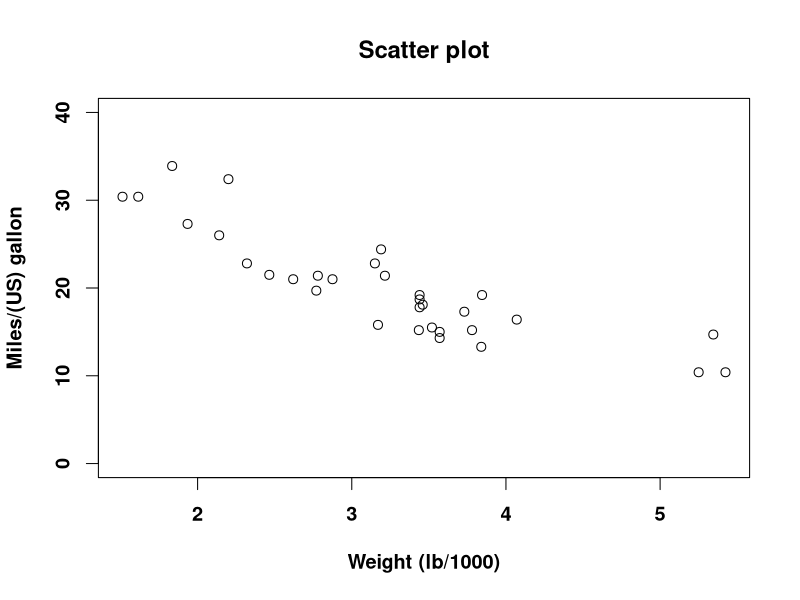
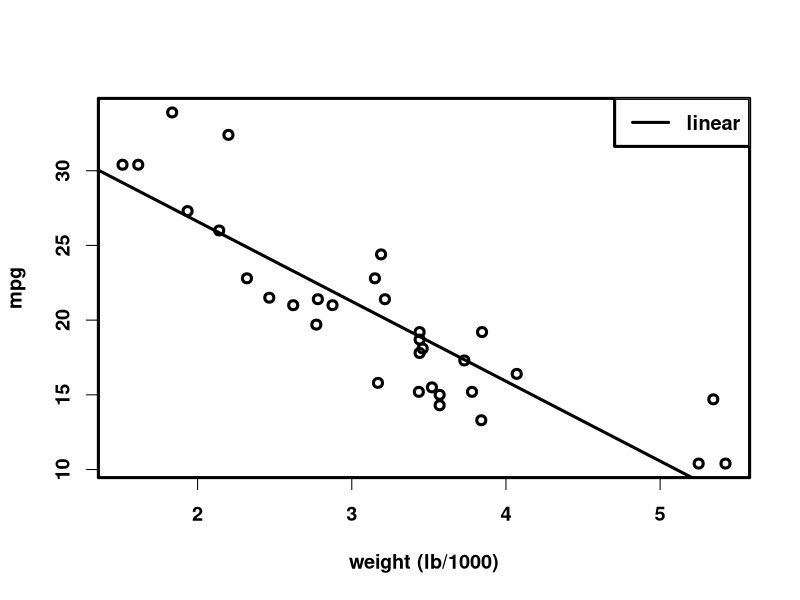
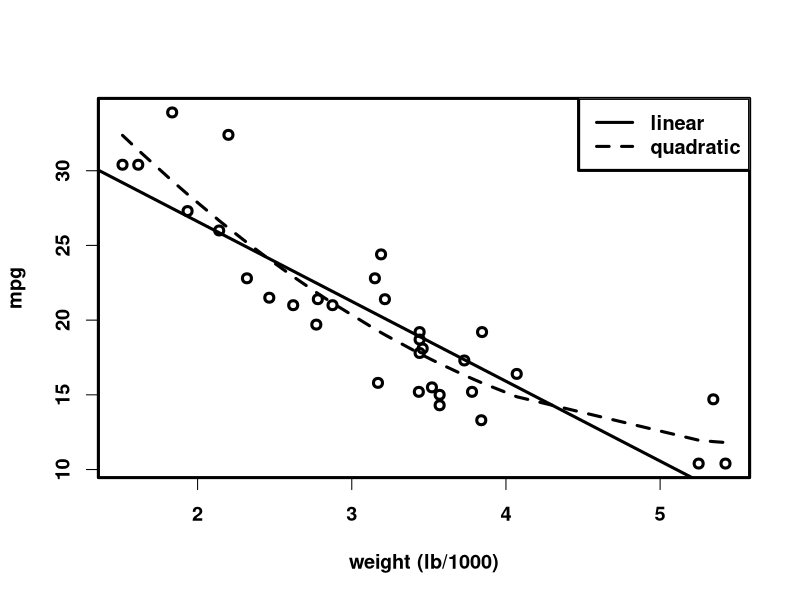
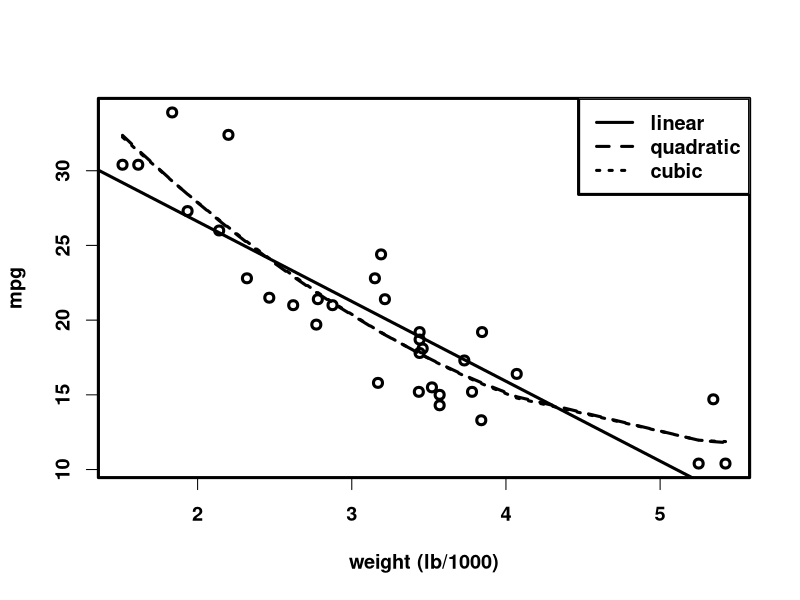

The R script that drew these images, in order:
## ---- chunk 1
knitr::opts_chunk$set(echo = TRUE)
## ---- chunk 2
par(font.lab=2, font.axis=2, cex=1.2)
plot(mpg ~ wt, data=mtcars, xlab='Weight (lb/1000)', ylab='Miles/(US) gallon',
     main='Scatter plot', ylim=c(0, 40))
## ---- chunk 3
linear <- lm(mpg ~ wt, data=mtcars)
quadratic <- lm(mpg ~ I(wt^2) + wt, data=mtcars)
cubic <- lm(mpg ~ I(wt^3) + I(wt^2) + wt, data=mtcars)
## ---- chunk 4
logLik(linear)
## ---- chunk 5
par(font=2, font.lab=2, font.axis=2, lwd=3)
plot(mpg ~ wt, data=mtcars, xlab='weight (lb/1000)')
abline(linear, lty=1)
legend('topright','linear', lty=1)
## ---- chunk 6
logLik(quadratic)
## ---- chunk 7
par(font=2, font.lab=2, font.axis=2, lwd=3)
plot(mpg ~ wt, data=mtcars, xlab='weight (lb/1000)')
abline(linear, lty=1)
coef.q <- coefficients(quadratic)
fit.q <- coef.q[2] * mtcars$wt^2 + coef.q[3] * mtcars$wt + coef.q[1]
lines(sort(mtcars$wt), rev(sort(fit.q)), lty=2)
legend('topright', c('linear', 'quadratic'), lty=1:2)
## ---- chunk 8
logLik(cubic)
## ---- chunk 9
par(font=2, font.lab=2, font.axis=2, lwd=3)
plot(mpg ~ wt, data=mtcars, xlab='weight (lb/1000)')
abline(linear, lty=1)
coef.q <- coefficients(quadratic)
fit.q <- coef.q[2] * mtcars$wt^2 + coef.q[3] * mtcars$wt + coef.q[1]
coef.c <- coefficients(cubic)
fit.c <- coef.c[2] * mtcars$wt^3 + coef.c[3] * mtcars$wt^2 + coef.c[4] * mtcars$wt + coef.c[1]
lines(sort(mtcars$wt), rev(sort(fit.q)), lty=2)
lines(sort(mtcars$wt), rev(sort(fit.c)), lty=3)
legend('topright', c('linear', 'quadratic', 'cubic'), lty=1:3)
